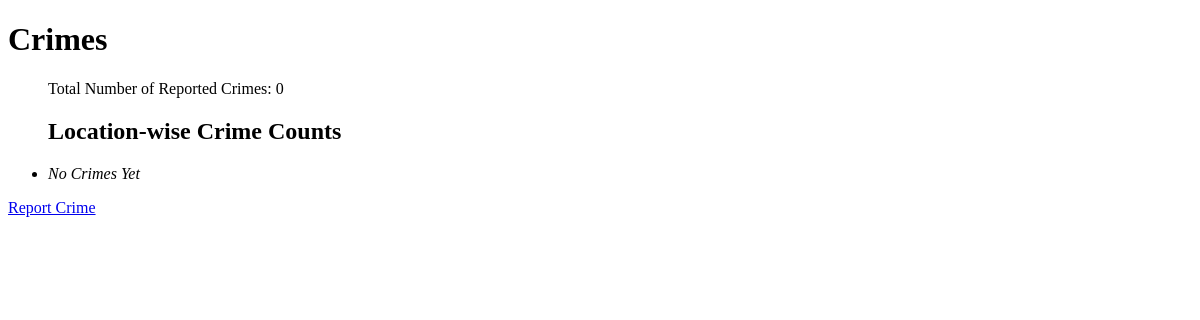
Page /crimes/ on the earlier database version.
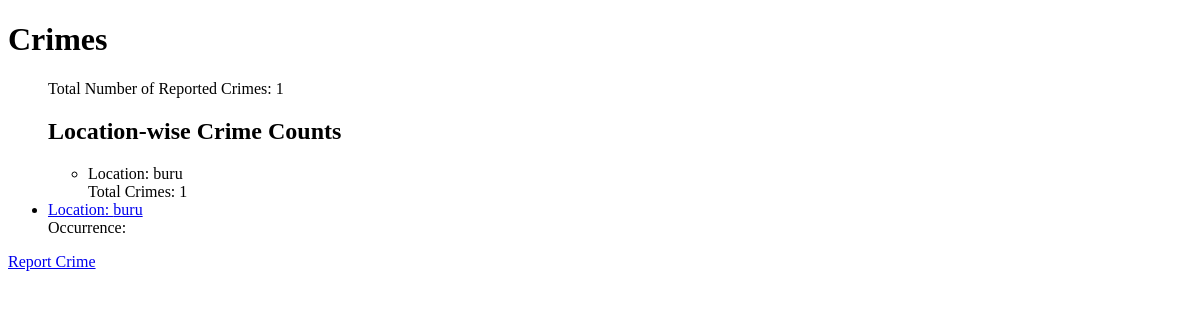
Same page on the later database version.
### home/models.py (models this page shows, shortened)
class Crime(models.Model):
    id_no = models.CharField(max_length=10, unique=True)
    first_name = models.CharField(max_length=50)
    last_name = models.CharField(max_length=50)
    date = models.DateField()
    time = models.TimeField()
    location = models.CharField(max_length=50)
    occur = models.CharField(max_length=500)
    action = models.CharField(max_length=500)
    type = models.CharField(max_length=50)

### home/views.py (the view)
# urls.py: path('crimes/', views.crimes, name="crimes"),
def crimes(request):
    crime_counts = Crime.objects.values('location').annotate(total_crimes=Count('location'))
    crimes = Crime.objects.all()
    total_crimes = crimes.count()
    return render(request, 'crimes.html', {'crimes': crimes, 'total_crimes': total_crimes, 'crime_counts': crime_counts})

### templates/crimes.html (shortened to what this page needs)
{% extends "base.html" %}
{% block content %}
<h1>Crimes</h1>
<ul>
    <div>
        <p>Total Number of Reported Crimes: {{ total_crimes }}</p>
    </div>
        <h2>Location-wise Crime Counts</h2>
        <ul>
            {% for location_count in crime_counts %}
                <li>
                    Location: {{ location_count.location }}<br>
                    Total Crimes: {{ location_count.total_crimes }}<br>
                </li>
            {% endfor %}
        </ul>
{% for crime in crimes %}
<li> <a href="{% url 'crime' crime.id %}">
    Location: {{ crime.location }}<br></a>
    Occurrence: {{ crime.occur }}<br>
 </li>
{% empty %}
<li> <i>No Crimes Yet</i> </li>
{% endfor %}
</ul>
<a href="{% url 'create_crime' %}" class="btn btn-primary">Report Crime</a>
{% endblock content %}

Differences in the rows shown:
added Crime: location "buru", total_crimes "1"
Other differences:
{{ total_crimes }}: "0" → "1"
text no longer shown: "No Crimes Yet"
